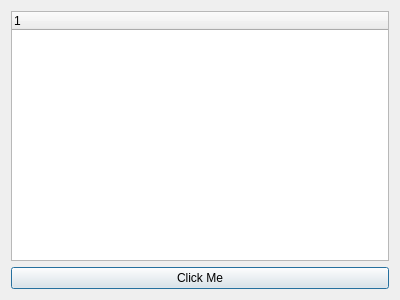
<?xml version="1.0" encoding="UTF-8"?>
<ui version="4.0">
 <class>Dialog</class>
 <widget class="QDialog" name="Dialog">
  <property name="geometry">
   <rect>
    <x>0</x>
    <y>0</y>
    <width>400</width>
    <height>300</height>
   </rect>
  </property>
  <property name="windowTitle">
   <string>Dialog</string>
  </property>
  <layout class="QVBoxLayout" name="verticalLayout">
   <item>
    <widget class="QTreeWidget" name="treeWidget">
     <column>
      <property name="text">
       <string notr="true">1</string>
      </property>
     </column>
    </widget>
   </item>
   <item>
    <widget class="QPushButton" name="pushButton">
     <property name="text">
      <string>Click Me</string>
     </property>
    </widget>
   </item>
  </layout>
 </widget>
 <layoutdefault spacing="6" margin="11"/>
 <resources/>
 <connections/>
</ui>
